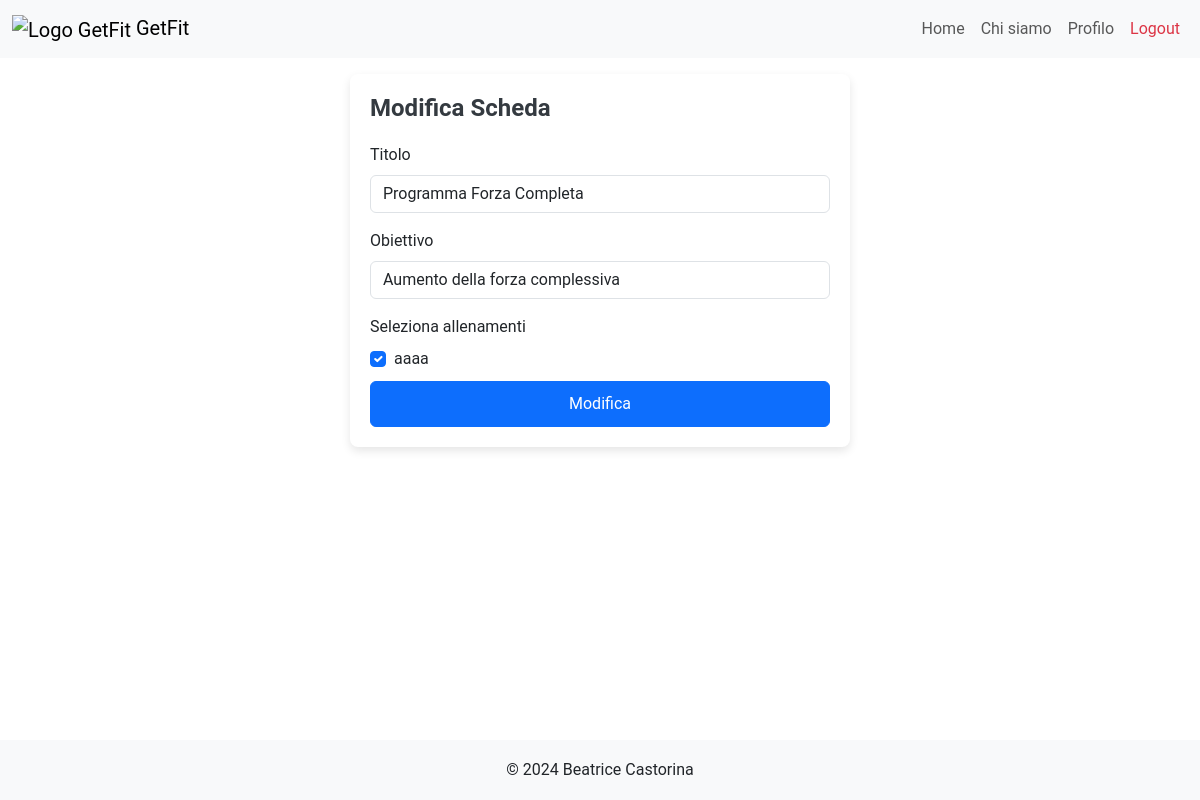
Screenshot of /modify_scheda/17 (signed in) with the database file from the repository.
### tables this page shows
CREATE TABLE "Schede" (
	"client_id"	INTEGER NOT NULL,
	"pt_id"	INTEGER NOT NULL,
	"id_scheda"	INTEGER,
	"rating"	INTEGER,
	"titolo"	TEXT NOT NULL,
	"obiettivo"	TEXT NOT NULL,
	PRIMARY KEY("id_scheda" AUTOINCREMENT),
	FOREIGN KEY("client_id") REFERENCES "Clients"("client_id"),
	FOREIGN KEY("pt_id") REFERENCES "PersonalTrainers"("pt_id")
);

CREATE TABLE "Allenamenti" (
	"id_allenamento"	INTEGER,
	"pt_id"	INTEGER NOT NULL,
	"titolo"	TEXT NOT NULL,
	"descrizione"	TEXT NOT NULL,
	"livello"	TEXT NOT NULL,
	"visibile"	INTEGER NOT NULL,
	"data_creazione"	TEXT NOT NULL,
	PRIMARY KEY("id_allenamento" AUTOINCREMENT),
	FOREIGN KEY("pt_id") REFERENCES "PersonalTrainers"("pt_id")
);

### app.py (the view)
@app.route("/modify_scheda/<int:id_scheda>", methods=['POST','GET'])
def modify_scheda(id_scheda):
  if request.method == 'POST':
    client_id = schede_dao.get_client_id_by_id_scheda(id_scheda)
    scheda = request.form.to_dict()
    pt_id_scheda = schede_dao.get_scheda_by_id(id_scheda)['pt_id']
    email = utenti_dao.get_email(request)
    pt_id = utenti_dao.get_user_id_by_email(email,'pt')
    if (pt_id_scheda != pt_id):
      flash("Non hai i permessi per modificare la scheda.", "danger")
      return redirect(url_for('index'))
    if scheda['titolo'] == '':
        app.logger.error('Il campo non può essere vuoto')
        return redirect(url_for('index'))
    if scheda['obiettivo'] == '':
      app.logger.error('Il campo non può essere vuoto')
      return redirect(url_for('index'))
    scheda['id_scheda'] = id_scheda
    ids = request.form.getlist("ids")
    success = schede_dao.update_scheda(scheda, ids)
    if success:
      return redirect(url_for("schede", client_id=client_id))
    flash("Impossibile modificare la scheda.", "danger")
    return redirect(url_for("index"))
  else:
    email = utenti_dao.get_email(request)
    pt_id = utenti_dao.get_user_id_by_email(email,'pt')
    scheda = schede_dao.get_scheda_by_id(id_scheda)
    allenamenti_ids = schede_dao.get_allenamenti_ids_by_id_scheda(id_scheda)
    ids = [id['id_allenamento'] for id in allenamenti_ids]
    selected = [allenamenti_dao.get_allenamento(id) for id in ids]
    allenamenti_db = allenamenti_dao.get_allenamenti()
    allenamenti=[]
    for allenamento in allenamenti_db:
      if allenamento['visibile'] == 1 or allenamento['pt_id'] == pt_id:
        allenamenti.append(allenamento)
    return render_template("modify_scheda.html", scheda=scheda,allenamenti=allenamenti,selected=selected)

### allenamenti_dao.py (called while the page is built)
def get_allenamenti():
	query = 'SELECT * FROM Allenamenti ORDER BY data_creazione DESC'
	connection = sqlite3.connect('db/personal.db')
	connection.row_factory = sqlite3.Row
	cursor = connection.cursor()
	cursor.execute(query)
	result = cursor.fetchall()
	cursor.close()
	connection.close()
	return result

def get_allenamento(id_allenamento):
	query = 'SELECT * FROM Allenamenti WHERE id_allenamento=?'
	connection = sqlite3.connect('db/personal.db')
	connection.row_factory = sqlite3.Row
	cursor = connection.cursor()
	cursor.execute(query,(id_allenamento,))
	result = cursor.fetchone()
	cursor.close()
	connection.close()
	return result

### app.py (called while the page is built)
@login_manager.user_loader
def load_user(user_email):
  user_db, type = utenti_dao.get_user_by_email(user_email)
  if type == 0:
    user = PersonalTrainer(nome=user_db['nome'], cognome=user_db['cognome'], genere=user_db['genere'], pt_id=user_db['pt_id'], rating=user_db['rating'], numOfRatings=user_db['numOfRatings'], email=user_db['email'], password=user_db['password'])
  else:
    user = Client(nome=user_db['nome'], cognome=user_db['cognome'], genere=user_db['genere'], client_id=user_db['client_id'], pt_id=user_db['pt_id'], email=user_db['email'], password=user_db['password'])
  return user

### schede_dao.py (called while the page is built)
def get_allenamenti_ids_by_id_scheda(id_scheda):
	query = 'SELECT id_allenamento FROM CompostaDa WHERE id_scheda=?'
	connection = sqlite3.connect('db/personal.db')
	connection.row_factory = sqlite3.Row
	cursor = connection.cursor()
	cursor.execute(query,(id_scheda,))
	workout_ids = cursor.fetchall()
	cursor.close()
	connection.close()
	return workout_ids

def get_scheda_by_id(id_scheda):
	query = 'SELECT * FROM Schede WHERE id_scheda = ?'
	connection = sqlite3.connect('db/personal.db')
	connection.row_factory = sqlite3.Row
	cursor = connection.cursor()
	cursor.execute(query,(id_scheda,))
	result = cursor.fetchone()
	cursor.close()
	connection.close()
	if result is not None:
		return result
	return None

### utenti_dao.py (called while the page is built)
def get_email(request):
	try:
		return request.cookies.get('remember_token').split('|')[0]
	except Exception as e:
		return None

### templates/modify_scheda.html (shortened to what this page needs)
{% extends "base.html" %}
{% block style %} {{url_for('static', filename='login_styles.css')}} {% endblock %}
{% block content %}
<div class="login-container mt-3 mb-3">
	<h2>Modifica Scheda</h2>
	<form  action="/modify_scheda/{{scheda.id_scheda}}" method="POST">
		<div class="mb-3">
      <label for="titleInput" class="form-label">Titolo</label>
      <input value="{{scheda.titolo}}" type="text" class="form-control" name="titolo" id="titleInput" required>
    </div>
    <div class="mb-3">
      <label for="obiettivoInput" class="form-label">Obiettivo</label>
      <input type="text" value="{{scheda.obiettivo}}" class="form-control" name="obiettivo" id="obiettivoInput" required>
    </div>
    <label class="form-label">Seleziona allenamenti</label>
    {% for allenamento in allenamenti %}
      <div class="form-check">
        <input class="form-check-input" type="checkbox" name="ids" value="{{allenamento.id_allenamento}}" id="flexCheck{{loop.index}}" {% if allenamento in selected %} checked {% endif %}>
        <label class="form-check-label" for="flexCheck{{loop.index}}">
          {{allenamento.titolo}}
        </label>
      </div>
    {% endfor %}
    <button type="submit" class="btn btn-primary mt-2">Modifica</button>
	</form>
</div>
{% endblock %}

### static/base_styles.css (style rules this page uses)
html, body { font-family: 'Roboto', sans-serif; height: 100%; margin: 0; }

### static/login_styles.css (style rules this page uses)
.login-container { margin: 0 auto; max-width: 500px; width: 100%; padding: 20px; background-color: #ffffff; box-shadow: 0px 4px 10px rgba(0, 0, 0, 0.1); border-radius: 8px; }
.login-container h2 { margin-bottom: 20px; font-size: 24px; font-weight: bold; color: #343a40; }
.login-container .form-control { border-radius: 6px; }
.login-container .btn-primary { width: 100%; padding: 10px; border-radius: 6px; }

### rows the page displays
Schede: titolo "Programma Forza Completa", obiettivo "Aumento della forza complessiva"
Allenamenti: titolo "aaaa"
